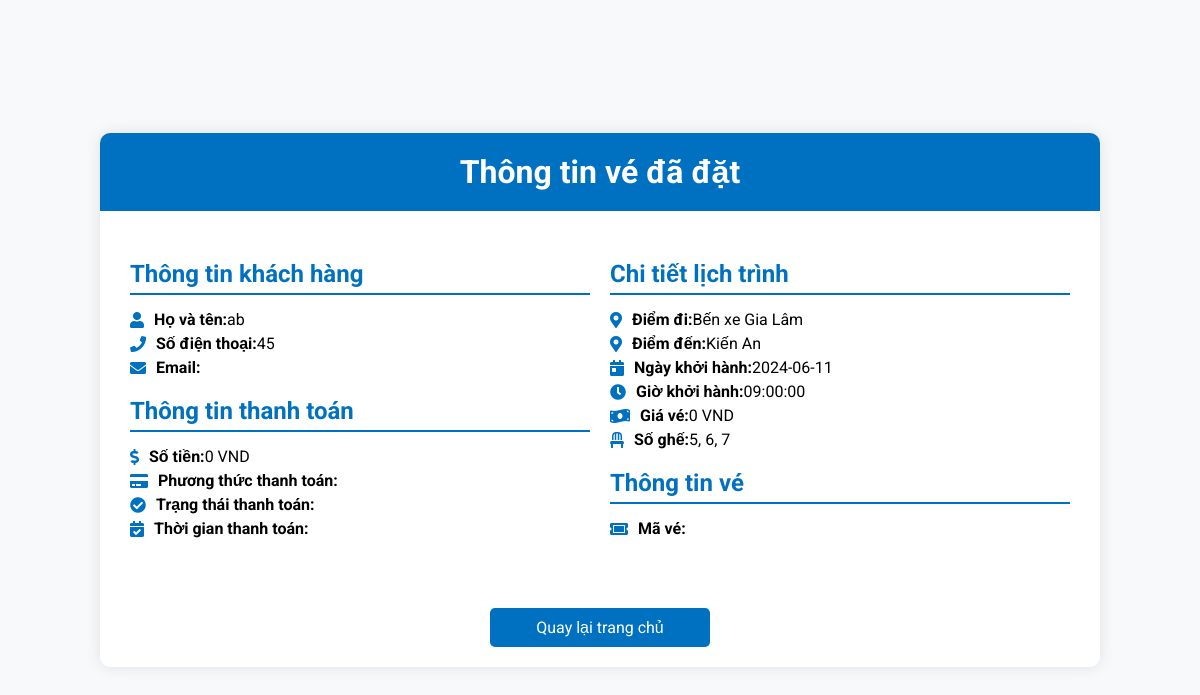
/ket_qua_dat_ve.php (signed in), run on the app's committed database.
### tables this page shows
CREATE TABLE `khachhang` (
  `KhachHangID` int(11) NOT NULL AUTO_INCREMENT,
  `MaKhachHang` varchar(20) NOT NULL,
  `HoTen` varchar(100) DEFAULT NULL,
  `SoDienThoai` varchar(20) DEFAULT NULL,
  `Email` varchar(255) DEFAULT NULL,
  `GhiChu` varchar(255) DEFAULT NULL,
  `NguoiDungID` int(11) DEFAULT NULL,
  PRIMARY KEY (`KhachHangID`),
  KEY `NguoiDungID` (`NguoiDungID`)
);

CREATE TABLE `tuyenxe` (
  `TuyenXeID` int(11) NOT NULL,
  `MaTuyenXe` int(11) NOT NULL,
  `DiemDi` varchar(100) DEFAULT NULL,
  `DiemDen` varchar(100) DEFAULT NULL,
  `KhoangCach` int(11) DEFAULT NULL,
  `ThoiGianDi` time DEFAULT NULL,
  PRIMARY KEY (`TuyenXeID`)
);

CREATE TABLE `lichtrinhxe` (
  `LichTrinhXeID` int(11) NOT NULL,
  `MaLichTrinhXe` int(11) NOT NULL,
  `XeID` int(11) DEFAULT NULL,
  `TuyenXeID` int(11) DEFAULT NULL,
  `NgayKhoiHanh` date DEFAULT NULL,
  `GioKhoiHanh` time NOT NULL,
  `TrangThai` varchar(50) NOT NULL,
  `GiaVe` int(11) DEFAULT NULL,
  PRIMARY KEY (`LichTrinhXeID`),
  KEY `FK_XeID` (`XeID`),
  KEY `FK_TuyenXeID` (`TuyenXeID`),
  CONSTRAINT `FK_TuyenXeID` FOREIGN KEY (`TuyenXeID`) REFERENCES `tuyenxe` (`TuyenXeID`),
  CONSTRAINT `FK_XeID` FOREIGN KEY (`XeID`) REFERENCES `xe` (`XeID`),
  CONSTRAINT `lichtrinhxe_ibfk_1` FOREIGN KEY (`XeID`) REFERENCES `xe` (`XeID`),
  CONSTRAINT `lichtrinhxe_ibfk_2` FOREIGN KEY (`TuyenXeID`) REFERENCES `tuyenxe` (`TuyenXeID`)
);

### ket_qua_dat_ve.php (the view, shortened to what this page needs)
<?php
include 'includes/db.php';
$vnp_TxnRef = isset($_GET['vnp_TxnRef']) ? $_GET['vnp_TxnRef'] : '';
$vnp_ResponseCode = isset($_GET['vnp_ResponseCode']) ? $_GET['vnp_ResponseCode'] : '';
$vnp_Amount = isset($_GET['vnp_Amount']) ? $_GET['vnp_Amount'] : '';
$vnp_BankCode = isset($_GET['vnp_BankCode']) ? $_GET['vnp_BankCode'] : '';
$sql = "SELECT vx.*, kh.HoTen, kh.SoDienThoai, kh.Email, lt.NgayKhoiHanh, lt.GioKhoiHanh, tx.DiemDi, tx.DiemDen, tt.*, lt.GiaVe, cg.SoGhe, xe.LoaiXe
        FROM vexe vx
        JOIN khachhang kh ON vx.KhachHangID = kh.KhachHangID
        JOIN lichtrinhxe lt ON vx.LichTrinhXeID = lt.LichTrinhXeID
        JOIN tuyenxe tx ON lt.TuyenXeID = tx.TuyenXeID
        LEFT JOIN thanhtoan tt ON vx.VeXeID = tt.VeXeID
        JOIN chongoi cg ON vx.ChoNgoiID = cg.ChoNgoiID
        JOIN xe ON lt.XeID = xe.XeID
        WHERE vx.CodeVeXe = '$vnp_TxnRef'";
$result = $conn->query($sql);
if ($result->num_rows > 0) {
    $veDetails = [];
    while ($row = $result->fetch_assoc()) {
        $veDetails[] = $row;
    }
} else {
    echo "<p>Không tìm thấy thông tin vé.</p>";
    exit();
}
$hoTen = $veDetails[0]['HoTen'];
$soDienThoai = $veDetails[0]['SoDienThoai'];
$email = $veDetails[0]['Email'];
$ngayKhoiHanh = $veDetails[0]['NgayKhoiHanh'];
$gioKhoiHanh = $veDetails[0]['GioKhoiHanh'];
$diemDi = $veDetails[0]['DiemDi'];
$diemDen = $veDetails[0]['DiemDen'];
$codeVeXe = $veDetails[0]['CodeVeXe'];
$phuongThucThanhToan = $vnp_BankCode;
$soTien = $vnp_Amount / 100;
$trangThaiThanhToan = $vnp_ResponseCode == '00' ? 'Đã thanh toán' : '';
$gheDetails = [];
foreach ($veDetails as $ve) {
    $gheDetails[] = $ve['SoGhe'];
}
$gheList = implode(', ', $gheDetails);
?>
<!DOCTYPE html>
<html lang="vi">
<head>
    <link rel="stylesheet" href="https://cdnjs.cloudflare.com/ajax/libs/font-awesome/5.15.4/css/all.min.css">
</head>
<body>
<div class="container">
    <div class="header">
        <h1>Thông tin vé đã đặt</h1>
    </div>
    <div class="content">
        <div class="left">
            <div class="section">
                <h2>Thông tin khách hàng</h2>
                <p><i class="fas fa-user"></i> <strong>Họ và tên: </strong> <?= htmlspecialchars($hoTen) ?></p>
                <p><i class="fas fa-phone"></i> <strong>Số điện thoại: </strong> <?= htmlspecialchars($soDienThoai) ?></p>
                <p><i class="fas fa-envelope"></i> <strong>Email: </strong> <?= htmlspecialchars($email) ?></p>
            </div>
            <div class="section">
                <h2>Thông tin thanh toán</h2>
                <p><i class="fas fa-dollar-sign"></i> <strong>Số tiền: </strong> <?= number_format($soTien) ?> VND</p>
                <p><i class="fas fa-credit-card"></i> <strong>Phương thức thanh toán: </strong> <?= htmlspecialchars($phuongThucThanhToan) ?></p>
                <p><i class="fas fa-check-circle"></i> <strong>Trạng thái thanh toán: </strong> <?= htmlspecialchars($trangThaiThanhToan) ?></p>
                <p><i class="fas fa-calendar-check"></i> <strong>Thời gian thanh toán: </strong> <?= htmlspecialchars($formattedDate) ?></p>
            </div>
        </div>
        <div class="right">
            <div class="section">
                <h2>Chi tiết lịch trình</h2>
                <p><i class="fas fa-map-marker-alt"></i> <strong>Điểm đi: </strong> <?= htmlspecialchars($diemDi) ?></p>
                <p><i class="fas fa-map-marker-alt"></i> <strong>Điểm đến: </strong> <?= htmlspecialchars($diemDen) ?></p>
                <p><i class="fas fa-calendar-day"></i> <strong>Ngày khởi hành: </strong> <?= htmlspecialchars($ngayKhoiHanh) ?></p>
                <p><i class="fas fa-clock"></i> <strong>Giờ khởi hành: </strong> <?= htmlspecialchars($gioKhoiHanh) ?></p>
                <p><i class="fas fa-money-bill-wave"></i> <strong>Giá vé: </strong> <?= number_format($soTien) ?> VND</p>
                <p><i class="fas fa-chair"></i> <strong>Số ghế: </strong> <?= htmlspecialchars($gheList) ?></p>
            </div>
            <div class="section">
                <h2>Thông tin vé</h2>
                <p><i class="fas fa-ticket-alt"></i> <strong>Mã vé: </strong> <?= htmlspecialchars($codeVeXe) ?></p>
            </div>
        </div>
    </div>
    <a href="index.php" class="button">Quay lại trang chủ</a>
</div>
</body>
</html>

### ket_qua_dat_ve.php (style rules this page uses)
body { font-family: 'Roboto', sans-serif; background-color: #f8f9fa; margin: 0; padding: 0; display: flex; justify-content: center; align-items: center; height: 100vh; }
.container { max-width: 1000px; width: 100%; background-color: #fff; box-shadow: 0 0 15px rgba(0, 0, 0, 0.1); border-radius: 10px; overflow: hidden; display: flex; flex-direction: column; }
.header { background-color: #0071C1; color: #fff; padding: 20px; text-align: center; }
.header h1 { margin: 0; }
.content { display: flex; flex-wrap: wrap; padding: 20px; }
.left, .right { flex: 1; min-width: 300px; padding: 10px; }
.section { margin-bottom: 20px; }
.section h2 { color: #0071C1; border-bottom: 2px solid #0071C1; padding-bottom: 5px; margin-bottom: 15px; display: flex; align-items: center; }
.section p { margin: 5px 0; display: flex; align-items: center; }
.section p i { margin-right: 10px; color: #0071C1; }
.button { display: block; width: 200px; margin: 20px auto; padding: 10px; text-align: center; background-color: #0071C1; color: #fff; text-decoration: none; border-radius: 5px; transition: background-color 0.3s; }

### data on the page
khachhang: HoTen "ab", SoDienThoai "45"
tuyenxe: DiemDi "Bến xe Gia Lâm", DiemDen "Kiến An"
lichtrinhxe: NgayKhoiHanh "2024-06-11", GioKhoiHanh "09:00:00"

### other printed values
$soTien "0"
$gheList "5, 6, 7"
